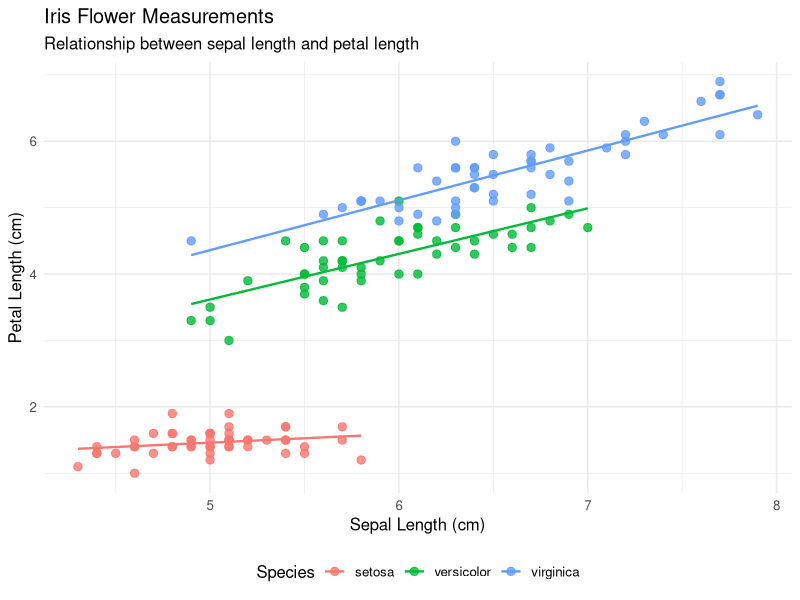

Generate this figure with R:
## ---- chunk 1
knitr::opts_chunk$set(
  echo = TRUE,
  message = FALSE,
  warning = FALSE,
  fig.width = 8,
  fig.height = 5
)

library(dplyr)
library(ggplot2)
library(knitr)
## ---- chunk 2
flowers <- iris
head(flowers)
## ---- chunk 3
glimpse(flowers)

flowers %>%
  count(Species)
## ---- chunk 4
setosa_sample <- flowers %>%
  filter(Species == "setosa") %>%
  select(Sepal.Length, Petal.Length, Species) %>%
  slice_head(n = 6)

setosa_sample
## ---- chunk 5
flowers_changed <- flowers %>%
  mutate(Petal.Ratio = round(Petal.Length / Petal.Width, 2))

flowers_changed %>%
  select(Petal.Length, Petal.Width, Petal.Ratio, Species) %>%
  slice_head(n = 6)
## ---- chunk 6
species_summary <- flowers %>%
  group_by(Species) %>%
  summarise(
    Number_of_Flowers = n(),
    Average_Sepal_Length = round(mean(Sepal.Length), 2),
    Average_Petal_Length = round(mean(Petal.Length), 2)
  )

kable(
  species_summary,
  caption = "Average Flower Measurements by Species",
  align = "c"
)
## ---- chunk 7
ggplot(flowers, aes(x = Sepal.Length, y = Petal.Length, color = Species)) +
  geom_point(size = 2.5, alpha = 0.8) +
  geom_smooth(method = "lm", se = FALSE, linewidth = 0.8) +
  labs(
    title = "Iris Flower Measurements",
    subtitle = "Relationship between sepal length and petal length",
    x = "Sepal Length (cm)",
    y = "Petal Length (cm)",
    color = "Species"
  ) +
  theme_minimal(base_size = 12) +
  theme(legend.position = "bottom")
